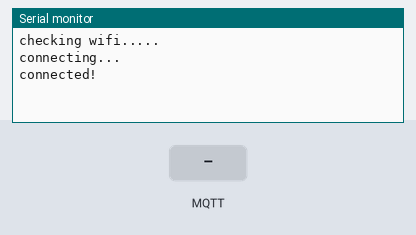
Bench run of a sketch on a simulated ESP32. Parts: the last lines printed to the serial monitor. The inputs (shaded band) are chosen by the test bench. WiFi joins after 1.5 s; servers stay silent unless stated; no MQTT or app messages arrive unless stated; not simulated (calls return 0 or success): wifi-credentials.h.

Above: at 3.2 s.
3.3 s: MQTT message "1" arrives on the first subscribed topic
At 4.5 s:
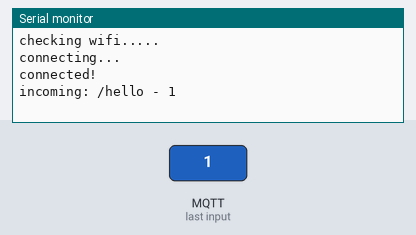
4.8 s: MQTT message "on" arrives on the first subscribed topic
At 6.0 s:
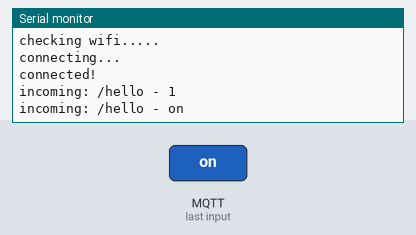
6.3 s: MQTT message "off" arrives on the first subscribed topic
At 7.0 s:
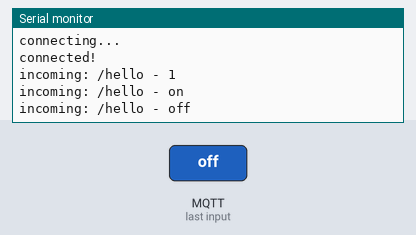

Measured:
- after the input at 3.3 s, the serial monitor: prints a new line at once (image 1)
- after the input at 4.8 s, the serial monitor: prints a new line at once (image 2)
- after the input at 6.3 s, the serial monitor: prints a new line at once (image 3)

The sketch:

130-esp-arduino-mqtt-example-shiftr.io.ino
```cpp
// This example uses an ESP32 Development Board
// to connect to shiftr.io.
//
// You can check on your device after a successful
// connection here: https://shiftr.io/try.
//
// by Joël Gähwiler
// https://github.com/256dpi/arduino-mqtt

#include <WiFiClientSecure.h>
#include <MQTT.h>

#include "wifi-credentials.h"

const char wifi_ssid[] = WIFI_SSID;
const char wifi_password[] = WIFI_PASSWORD;

WiFiClientSecure wifi;
MQTTClient client;

unsigned long lastMillis = 0;

void connect() {
    Serial.print("checking wifi...");
    while (WiFi.status() != WL_CONNECTED) {
        Serial.print(".");
        delay(1000);
    }

    Serial.print("\nconnecting...");
    while (!client.connect("bsidebotham", "try", "try")) {
        Serial.print(".");
        delay(1000);
    }

    Serial.println("\nconnected!");

    client.publish("/hello", "", true);
    client.subscribe("/hello");
}

void messageReceived(String &topic, String &payload) {
    Serial.println("incoming: " + topic + " - " + payload);

    // Note: Do not use the client in the callback to publish, subscribe or
    // unsubscribe as it may cause deadlocks when other things arrive while
    // sending and receiving acknowledgments. Instead, change a global variable,
    // or push to a queue and handle it in the loop after calling `client.loop()`.
}

void setup() {
    Serial.begin(115200);
    WiFi.begin(wifi_ssid, wifi_password);

    // Note: Local domain names (e.g. "Computer.local" on OSX) are not supported
    // by Arduino. You need to set the IP address directly.
    //
    // MQTT brokers usually use port 8883 for secure connections.
    client.begin("broker.shiftr.io", 8883, wifi);
    client.onMessage(messageReceived);

    connect();
}

void loop() {
    client.loop();
    delay(10);  // <- fixes some issues with WiFi stability

    // publish a message roughly every second.
    if (millis() - lastMillis > 1000) {
        if (!client.connected()) {
            Serial.print("lastError: ");
            Serial.println(client.lastError());
            connect();
        }

        lastMillis = millis();
        client.publish("/hello", "world");
  }
}
```
